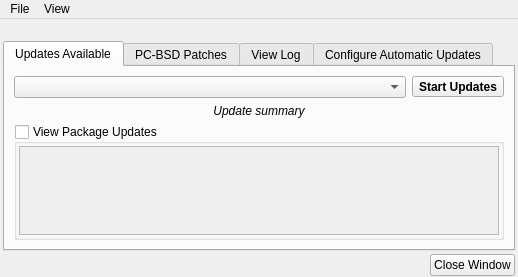
<?xml version="1.0" encoding="UTF-8"?>
<ui version="4.0">
 <class>MainUI</class>
 <widget class="QMainWindow" name="MainUI">
  <property name="geometry">
   <rect>
    <x>0</x>
    <y>0</y>
    <width>518</width>
    <height>277</height>
   </rect>
  </property>
  <property name="windowTitle">
   <string>PC-BSD Update Manager</string>
  </property>
  <property name="windowIcon">
   <iconset resource="pc-updategui.qrc">
    <normaloff>:/images/sysupdates.png</normaloff>:/images/sysupdates.png</iconset>
  </property>
  <widget class="QWidget" name="centralwidget">
   <layout class="QVBoxLayout" name="verticalLayout">
    <property name="spacing">
     <number>3</number>
    </property>
    <property name="leftMargin">
     <number>3</number>
    </property>
    <property name="topMargin">
     <number>5</number>
    </property>
    <property name="rightMargin">
     <number>3</number>
    </property>
    <property name="bottomMargin">
     <number>1</number>
    </property>
    <item>
     <widget class="QLabel" name="label_sysinfo">
      <property name="font">
       <font>
        <weight>75</weight>
        <bold>true</bold>
       </font>
      </property>
      <property name="text">
       <string>&lt;system info&gt;</string>
      </property>
      <property name="alignment">
       <set>Qt::AlignCenter</set>
      </property>
     </widget>
    </item>
    <item>
     <widget class="QTabWidget" name="tabWidget">
      <property name="currentIndex">
       <number>0</number>
      </property>
      <widget class="QWidget" name="tab_updates">
       <attribute name="title">
        <string notr="true">Updates Available</string>
       </attribute>
       <layout class="QVBoxLayout" name="verticalLayout_3">
        <item>
         <layout class="QHBoxLayout" name="horizontalLayout_2">
          <item>
           <widget class="QComboBox" name="combo_updates"/>
          </item>
          <item>
           <widget class="QToolButton" name="tool_start">
            <property name="font">
             <font>
              <weight>75</weight>
              <bold>true</bold>
             </font>
            </property>
            <property name="text">
             <string>Start Updates</string>
            </property>
            <property name="icon">
             <iconset resource="pc-updategui.qrc">
              <normaloff>:/images/sysupdates.png</normaloff>:/images/sysupdates.png</iconset>
            </property>
            <property name="iconSize">
             <size>
              <width>20</width>
              <height>20</height>
             </size>
            </property>
            <property name="toolButtonStyle">
             <enum>Qt::ToolButtonTextBesideIcon</enum>
            </property>
           </widget>
          </item>
         </layout>
        </item>
        <item>
         <widget class="QLabel" name="label_upsummary">
          <property name="font">
           <font>
            <italic>true</italic>
           </font>
          </property>
          <property name="text">
           <string notr="true">Update summary</string>
          </property>
          <property name="alignment">
           <set>Qt::AlignCenter</set>
          </property>
         </widget>
        </item>
        <item>
         <widget class="QGroupBox" name="group_details">
          <property name="title">
           <string>View Package Updates</string>
          </property>
          <property name="checkable">
           <bool>true</bool>
          </property>
          <property name="checked">
           <bool>false</bool>
          </property>
          <layout class="QGridLayout" name="gridLayout">
           <property name="leftMargin">
            <number>2</number>
           </property>
           <property name="topMargin">
            <number>2</number>
           </property>
           <property name="rightMargin">
            <number>2</number>
           </property>
           <property name="bottomMargin">
            <number>2</number>
           </property>
           <property name="verticalSpacing">
            <number>2</number>
           </property>
           <item row="0" column="0" colspan="2">
            <widget class="QPlainTextEdit" name="text_details">
             <property name="readOnly">
              <bool>true</bool>
             </property>
            </widget>
           </item>
          </layout>
         </widget>
        </item>
        <item>
         <spacer name="verticalSpacer_2">
          <property name="orientation">
           <enum>Qt::Vertical</enum>
          </property>
          <property name="sizeHint" stdset="0">
           <size>
            <width>20</width>
            <height>0</height>
           </size>
          </property>
         </spacer>
        </item>
       </layout>
      </widget>
      <widget class="QWidget" name="tab_patches">
       <attribute name="title">
        <string notr="true">PC-BSD Patches</string>
       </attribute>
       <layout class="QVBoxLayout" name="verticalLayout_5">
        <item>
         <layout class="QHBoxLayout" name="horizontalLayout_4">
          <item>
           <widget class="QLabel" name="label_4">
            <property name="text">
             <string>Available Patches from the PC-BSD project</string>
            </property>
           </widget>
          </item>
          <item>
           <widget class="QToolButton" name="tool_start_patches">
            <property name="font">
             <font>
              <weight>75</weight>
              <bold>true</bold>
             </font>
            </property>
            <property name="text">
             <string>Install Patches</string>
            </property>
            <property name="icon">
             <iconset resource="pc-updategui.qrc">
              <normaloff>:/images/sysupdates.png</normaloff>:/images/sysupdates.png</iconset>
            </property>
            <property name="iconSize">
             <size>
              <width>20</width>
              <height>20</height>
             </size>
            </property>
            <property name="toolButtonStyle">
             <enum>Qt::ToolButtonTextBesideIcon</enum>
            </property>
           </widget>
          </item>
         </layout>
        </item>
        <item>
         <widget class="QListWidget" name="list_patches">
          <property name="selectionMode">
           <enum>QAbstractItemView::SingleSelection</enum>
          </property>
          <property name="selectionBehavior">
           <enum>QAbstractItemView::SelectRows</enum>
          </property>
         </widget>
        </item>
        <item>
         <widget class="QLabel" name="label_patch_summary">
          <property name="font">
           <font>
            <italic>true</italic>
           </font>
          </property>
          <property name="text">
           <string notr="true">&lt;Patch Summary&gt;</string>
          </property>
         </widget>
        </item>
       </layout>
      </widget>
      <widget class="QWidget" name="tab_log">
       <attribute name="title">
        <string>View Log</string>
       </attribute>
       <layout class="QVBoxLayout" name="verticalLayout_2">
        <item>
         <widget class="QPlainTextEdit" name="text_log">
          <property name="readOnly">
           <bool>true</bool>
          </property>
         </widget>
        </item>
       </layout>
      </widget>
      <widget class="QWidget" name="tab_config">
       <attribute name="title">
        <string>Configure Automatic Updates</string>
       </attribute>
       <layout class="QVBoxLayout" name="verticalLayout_4">
        <property name="spacing">
         <number>3</number>
        </property>
        <item>
         <layout class="QHBoxLayout" name="horizontalLayout_3">
          <item>
           <widget class="QLabel" name="label">
            <property name="text">
             <string>Automatically Update:</string>
            </property>
           </widget>
          </item>
          <item>
           <widget class="QComboBox" name="combo_autosetting"/>
          </item>
         </layout>
        </item>
        <item>
         <widget class="QLabel" name="label_autodesc">
          <property name="font">
           <font>
            <italic>true</italic>
           </font>
          </property>
          <property name="text">
           <string notr="true">&lt;Details of Update Type Here&gt;</string>
          </property>
          <property name="alignment">
           <set>Qt::AlignRight|Qt::AlignTrailing|Qt::AlignVCenter</set>
          </property>
         </widget>
        </item>
        <item>
         <spacer name="verticalSpacer">
          <property name="orientation">
           <enum>Qt::Vertical</enum>
          </property>
          <property name="sizeType">
           <enum>QSizePolicy::Maximum</enum>
          </property>
          <property name="sizeHint" stdset="0">
           <size>
            <width>20</width>
            <height>80</height>
           </size>
          </property>
         </spacer>
        </item>
        <item>
         <widget class="QLabel" name="label_3">
          <property name="styleSheet">
           <string notr="true">background-color: rgba(255,255,200,100); border: 1px solid rgba(135,206,235,200); border-radius: 5px;</string>
          </property>
          <property name="frameShape">
           <enum>QFrame::StyledPanel</enum>
          </property>
          <property name="frameShadow">
           <enum>QFrame::Raised</enum>
          </property>
          <property name="text">
           <string>&lt;html&gt;&lt;head/&gt;&lt;body&gt;&lt;p&gt;Automatic updates are started in the background 20 minutes after the system boot (and every 24 hours of uptime)&lt;/p&gt;&lt;/body&gt;&lt;/html&gt;</string>
          </property>
          <property name="alignment">
           <set>Qt::AlignCenter</set>
          </property>
          <property name="wordWrap">
           <bool>true</bool>
          </property>
         </widget>
        </item>
       </layout>
      </widget>
     </widget>
    </item>
    <item>
     <layout class="QHBoxLayout" name="horizontalLayout">
      <item>
       <spacer name="horizontalSpacer">
        <property name="orientation">
         <enum>Qt::Horizontal</enum>
        </property>
        <property name="sizeHint" stdset="0">
         <size>
          <width>40</width>
          <height>20</height>
         </size>
        </property>
       </spacer>
      </item>
      <item>
       <widget class="QPushButton" name="push_close">
        <property name="text">
         <string>Close Window</string>
        </property>
        <property name="icon">
         <iconset resource="pc-updategui.qrc">
          <normaloff>:/images/window-close.png</normaloff>:/images/window-close.png</iconset>
        </property>
        <property name="iconSize">
         <size>
          <width>16</width>
          <height>16</height>
         </size>
        </property>
       </widget>
      </item>
     </layout>
    </item>
   </layout>
  </widget>
  <widget class="QMenuBar" name="menuBar">
   <property name="geometry">
    <rect>
     <x>0</x>
     <y>0</y>
     <width>518</width>
     <height>19</height>
    </rect>
   </property>
   <widget class="QMenu" name="menuFile">
    <property name="title">
     <string>File</string>
    </property>
    <addaction name="actionExit"/>
   </widget>
   <widget class="QMenu" name="menuView">
    <property name="title">
     <string>View</string>
    </property>
    <addaction name="actionVulnerabilities"/>
    <addaction name="actionBase_updates_history"/>
   </widget>
   <addaction name="menuFile"/>
   <addaction name="menuView"/>
  </widget>
  <action name="actionExit">
   <property name="icon">
    <iconset resource="pc-updategui.qrc">
     <normaloff>:/images/application-exit.png</normaloff>:/images/application-exit.png</iconset>
   </property>
   <property name="text">
    <string>Exit</string>
   </property>
  </action>
  <action name="actionVulnerabilities">
   <property name="icon">
    <iconset resource="pc-updategui.qrc">
     <normaloff>:/images/pkgvul.png</normaloff>:/images/pkgvul.png</iconset>
   </property>
   <property name="text">
    <string>Vulnerabilities</string>
   </property>
  </action>
  <action name="actionBase_updates_history">
   <property name="icon">
    <iconset resource="pc-updategui.qrc">
     <normaloff>:/images/updlog.png</normaloff>:/images/updlog.png</iconset>
   </property>
   <property name="text">
    <string>Base updates history</string>
   </property>
  </action>
 </widget>
 <resources>
  <include location="pc-updategui.qrc"/>
 </resources>
 <connections/>
</ui>
